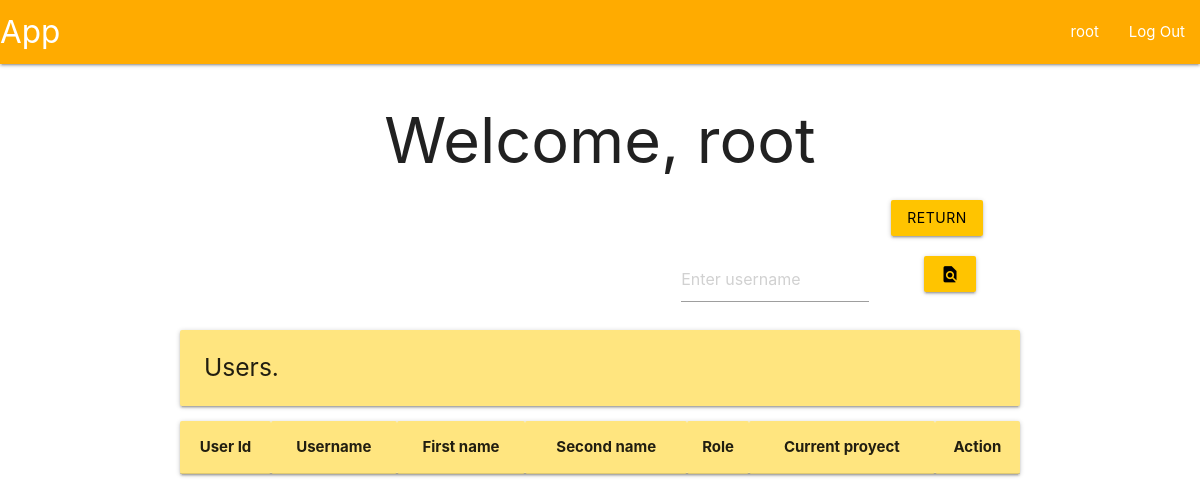
Before: /root/users (signed in) with the older database file.
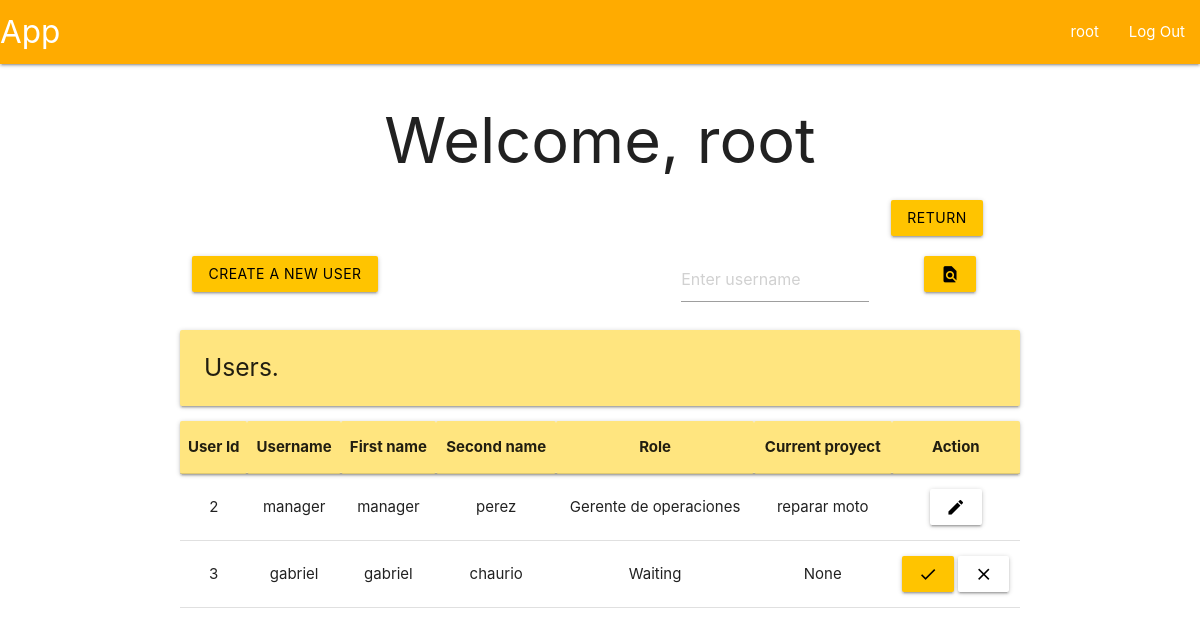
After: the same page with the newer database file.
### tables this page shows
CREATE TABLE user (
    id INTEGER PRIMARY KEY AUTOINCREMENT,
    username TEXT UNIQUE NOT NULL,
    firstname TEXT NOT NULL,
    secondname TEXT NOT NULL,
    password TEXT NOT NULL,
    roleId INTEGER,
    proyId INTEGER,
    auth INTEGER,

    FOREIGN KEY (roleId) REFERENCES roles(id),
    FOREIGN KEY (proyId) REFERENCES proyect(id)
);

CREATE TABLE roles (
    id INTEGER PRIMARY KEY AUTOINCREMENT,
    name TEXT NOT NULL UNIQUE
);

CREATE TABLE proyect (
    id INTEGER PRIMARY KEY AUTOINCREMENT,
    description TEXT UNIQUE NOT NULL,
    start DATE NOT NULL,
    end DATE NOT NULL,
    statusId INTEGER,

    FOREIGN KEY (statusId) REFERENCES proyectStatus(id)
);

### app/userView.py (the view, shortened to what this page needs)
@bp.route('/users', methods=('GET', 'POST'))
@root_required
def userView():
    db = get_db()
    flag = False
    if not flag:
        users = db.execute(
            """SELECT
                u.id as id,
                u.username as username,
                u.firstname as firstname,
                u.secondname as secondname,
                r.name as role,
                p.description as proyect,
                u.auth as auth
               FROM user u
               JOIN roles r ON u.roleId = r.id
               LEFT JOIN proyect p ON u.proyId = p.id
               WHERE u.id != 1"""
        ).fetchall()
    areProyects = db.execute(
        """SELECT * FROM proyect"""
    ).fetchall() != []
    return render_template('index/root/userView.html', users=users, areProyects=areProyects)

### app/auth.py (called while the page is built)
@bp.before_app_request
def load_logged_in_user():
    user_id = session.get('user_id')
    if user_id is None:
        g.user = None
    else:
        g.user = get_db().execute(
            "SELECT * FROM user WHERE id = ?",
            (user_id,)
        ).fetchone()

def root_required(view):
    @functools.wraps(view)
    def wrapped_view(**kwargs):
        if g.user is None:
            return redirect(url_for('auth.login'))
        elif g.user['roleId'] != 1:
            return redirect(url_for('user.profile'))
        return view(**kwargs)
    return wrapped_view

### app/db.py (called while the page is built)
def get_db():
    if 'db' not in g:
        g.db = sqlite3.connect(
            current_app.config['DATABASE'],
            detect_types = sqlite3.PARSE_DECLTYPES
        )
        g.db.row_factory = sqlite3.Row
    return g.db

### app/templates/index/root/userView.html
{% extends 'base.html' %}
{% block header %}
  <h1>{% block title %}Welcome, {{ g.user['username'] }}{% endblock %}</h1>
{% endblock %}
{% block content %}
<div class="row">
  <form method="POST">
      <div class="col s1 offset-s10">
          <button class="btn amber accent-3 black-text" type="submit" value="return" name="return">Return</button>
      </div>
  </form>
</div>
<div class="row">
  {% if areProyects %}
  <form method="POST">
    <div class="col s3">
      <button class="btn amber accent-3 black-text" type="submit" value="create" name="create">Create a new user</button>
    </div>
  </form>
  <form method="POST">
    <div class="col s3 offset-s4">
      <input placeholder="Enter username" name="find-user" id="username">
    </div>
    <div class="col s2">
      <button class="btn amber accent-3 black-text" type="submit">
        <i class="material-icons">find_in_page</i>
      </button>
    </div>
  </form>
    {% else %}
  <form method="POST">
    <div class="col s3 offset-s7">
      <input placeholder="Enter username" name="find-user" id="username">
    </div>
    <div class="col s2">
      <button class="btn amber accent-3 black-text" type="submit">
        <i class="material-icons">find_in_page</i>
      </button>
    </div>
  </form>
    {% endif %}
</div>
<div class="left-align">
  <h5 class="card-panel amber accent-1">Users.</h5>
</div>
<table class="centered">
  <thead class="card-panel amber accent-1">
    <tr>
      <th>User Id</th>
      <th>Username</th>
      <th>First name</th>
      <th>Second name</th>
      <th>Role</th>
      <th>Current proyect</th>
      <th>Action</th>
    </tr>
  </thead>
  <tbody>
    {% for user in users %}
      <tr>
        <td>{{ user['id'] }}</td>
        <td>{{ user['username']}}</td>
        <td>{{ user['firstname'] }}</td>
        <td>{{ user['secondname'] }}</td>
        <td>{{ user['role'] }}</td>
        <td>{{ user['proyect'] }}</td>
        <td>
          <form method="POST">
            {% if user['auth'] == 0 %}
              {% if areProyects %}
              <button class="btn amber accent-3 black-text" type="submit" name="aprove" value="{{ user['id'] }}">
                <i class="material-icons">done</i>
              </button>
              {% endif %}
            <button class="btn white black-text" type="submit" name="reject" value="{{ user['id'] }}">
              <i class="material-icons">close</i>
            </button>
            {% else %}
            <button class="btn white black-text" type="submit" name="modify-user" value="{{ user['id'] }}">
              <i class="material-icons">edit</i>
            </button>
            {% endif %}
          </form>
        </td>
      </tr>
    {% endfor %}
  </tbody>
</table>
{% endblock %}

### app/templates/base.html (shortened to what this page needs)
<!DOCTYPE html>
<link rel="stylesheet" href="{{ url_for('static', filename='materialize.css') }}">
<link rel="stylesheet" href="{{ url_for('static', filename='style.css') }}">
<nav>
    <div class="nav-wrapper amber accent-4">
      <a href="#" class="brand-logo">App</a>
      <ul class="right hide-n black-text text-black">
        {% if g.user %}
            <li><a href="{{ url_for('user.profile')}}">{{ g.user['username'] }}</span></a>
            <li><a href="{{ url_for('auth.logout') }}">Log Out</a>
        {% else %}
            <li><a href="{{ url_for('auth.register') }}">Register</a>
            <li><a href="{{ url_for('auth.login') }}">Log In</a>
        {% endif %}
      </ul>
    </div>
</nav>
<section class="content container center-align">
    <header>
        {% block header %}{% endblock %}
    </header>
    {% block content %}{% endblock %}
</section>

Changed rows visible on the page:
added user: id "2", username "manager", firstname "manager", secondname "perez", role "Gerente de operaciones", proyect "reparar moto"
added user: id "3", username "gabriel", firstname "gabriel", secondname "chaurio", role "Waiting", proyect "None"
Other visible differences:
text now shown: "CREATE A NEW USER"
